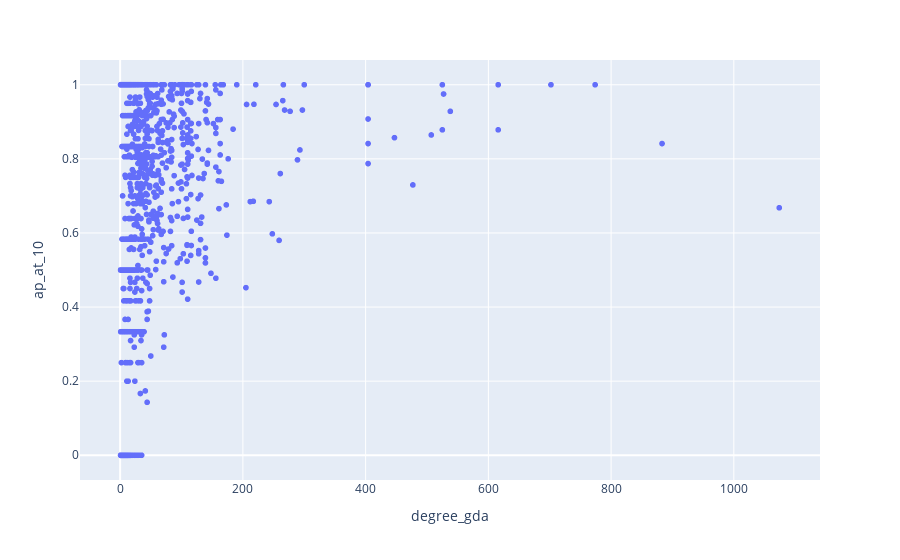

Source (notebook cell):
### Code cell
import plotly.express as px

aver = pd.merge(ap_df,node_df[node_df.node_type == "disease"], left_on="disease_index",right_index=True, how="left")
fig = px.scatter(aver,x="degree_gda",y="ap_at_10")
fig.show()

### Figure 1 — Plotly figure (JSON) as saved in the notebook; plotly's stock layout.template omitted (floating-point values rounded to 4 significant figures; data arrays with more than 128 entries replaced by an {"elided": "..."} marker saying what was removed)
{"data": [{"hovertemplate": "degree_gda=%{x}<br>ap_at_10=%{y}<extra></extra>", "legendgroup": "", "marker": {"color": "#636efa", "symbol": "circle"}, "mode": "markers", "name": "", "showlegend": false, "type": "scattergl", "x": {"elided": "5154 int values"}, "xaxis": "x", "y": {"elided": "5154 float values"}, "yaxis": "y"}], "layout": {"legend": {"tracegroupgap": 0}, "margin": {"t": 60}, "xaxis": {"anchor": "y", "domain": [0, 1], "title": {"text": "degree_gda"}}, "yaxis": {"anchor": "x", "domain": [0, 1], "title": {"text": "ap_at_10"}}}}
